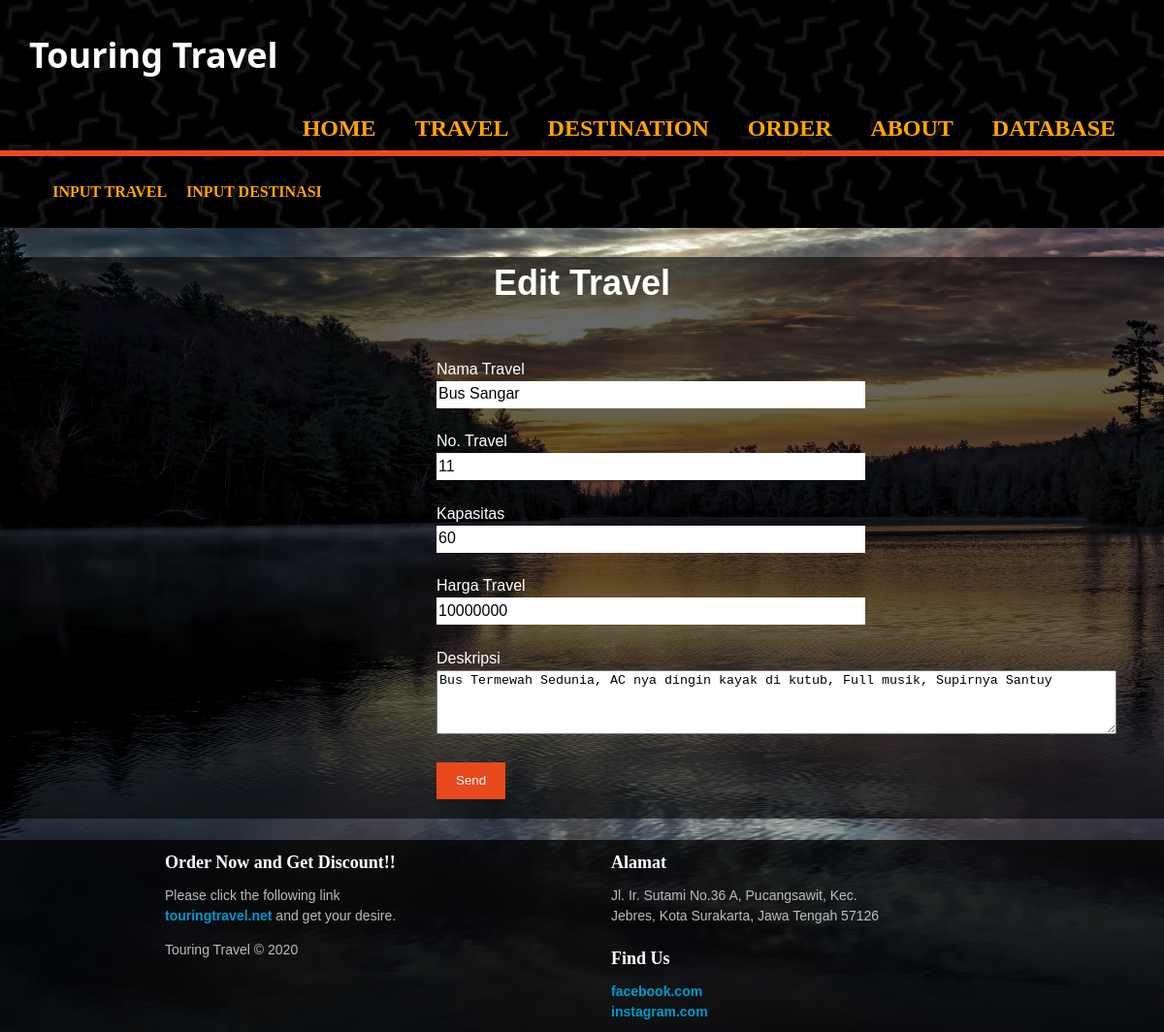
Screenshot of /edit.php?target=11 with the database file from the repository.
### tables this page shows
CREATE TABLE `daftar_travel` (
  `nama_travel` varchar(100) NOT NULL,
  `no_travel` varchar(8) NOT NULL,
  `kapasitas` varchar(100) NOT NULL,
  `harga_travel` varchar(100) NOT NULL,
  `gambar` varchar(100) NOT NULL,
  `deskripsi` varchar(10000) NOT NULL
);

### edit.php (the view, shortened to what this page needs)
<?php
        $target=$_GET['target'];
        require('database.php');
        $queryselect = "SELECT * FROM daftar_travel WHERE no_travel='$target'";
        $hasilselect = mysqli_query($conn,$queryselect);
        $row = mysqli_fetch_array($hasilselect);
    ?>
<!DOCTYPE html>
<html lang="en">
<head>
    <link rel="stylesheet" href="style.css">
</head>
<body>
    <header>
        <div class="container">
            <div id="branding">
                <h1>Touring Travel</h1>
            </div>
            <nav>
                <ul>
                    <li><a href="index.php">Home</a></li>
                    <li><a href="travel.php">Travel</a></li>
                    <li><a href="destination.php">Destination</a></li>
                    <li><a href="order.php">Order</a></li>
                    <li><a href="about.php">About</a></li>
                    <li><a href="hasil.php">Database</a></li>
                </ul>
            </nav>
        </div>
    </header>
    <section id="newsletter">
		<div class="container">
            <div class="database">
                <li><a href="#">Input Travel</a></li>
                <li><a href="daftar2.php">Input Destinasi</a></li>
            </div>
		</div>
    </section>
    <div id="wrapper">
    <section id="boxes" class="order">
            <h1 align="center">Edit Travel</h1>
			<form class="order"  action="cetakedit.php" method="post">
				<div>
				    <label class="label">Nama Travel</label><br>
					<input type="text" placeholder="Nama Travel" name="nama_travel" value="<?= $row['nama_travel']?>" required>
				</div><br>
				<div>
					<label class="label">No. Travel</label><br>
					<input type="number" placeholder="No. Travel" name="no_travel" value="<?= $row['no_travel']?>" required>
				</div><br>
				<div>
					<label class="label">Kapasitas</label><br>
					<input type="number" name="kapasitas" value="<?= $row['kapasitas']?>" required>
                </div><br>
                <div>
					<label class="label">Harga Travel</label><br>
					<input type="number" name="harga_travel" value="<?= $row['harga_travel']?>" required>
                </div><br>
                <div>
					<label class="label">Deskripsi</label><br>
					<textarea name="deskripsi" id="" cols="85" rows="4"  required><?= $row['deskripsi']?></textarea>
                </div><br>
                <button class="button_1" type="gass1">Send</button>
            </form>
        </section>
    <br>
    <footer>
		<div id="column">
			<h2>Order Now and Get Discount!!</h2>
			Please click the following link <a href="#">touringtravel.net</a> and get your desire.<br />
			<p>Touring Travel &copy; 2020</p>
		</div>
		<div id="column">
			<h2>Alamat</h2>
			Jl. Ir. Sutami No.36 A, Pucangsawit, Kec. Jebres, Kota Surakarta, Jawa Tengah 57126
		</div>
		<div id="column">
			<h2>Find Us</h2>
            <a href="#">facebook.com</a><br>
            <a href="#">instagram.com</a>
		</div>
	</footer>
</body>
</html>

### style.css (style rules this page uses)
body { font: 15px/1.5 Arial, Helvetica, sans-serif; padding: 0; margin: 0; background-image: url("img/bg2.jpg"); background-size: auto; background-attachment: fixed; background-repeat: no-repeat; overflow-x: hidden; }
.container { width: 95%; margin: auto; overflow: hidden; }
header { background-image: url("img/head.png"); background-size: cover; background-position: center; color: #ffffff; padding-top: 30px; min-height: 70px; border-bottom: #e8491d 3px solid; }
header a { font-family: Shlop; color: orange; text-decoration: none; text-transform: uppercase; font-size: 24px; font-weight: bold; margin-bottom: 2px; }
header li { float: left; display: inline; padding: 5px 20px 5px 20px; }
header #branding { float:left; }
header #branding h1 { margin: 0; }
header nav { float:right; margin-top: 10px; }
header h1 { font-family: 'Segoe UI', Tahoma, Geneva, Verdana, sans-serif; font-size: 36px; color:white; font-weight: bold; }
#newsletter { font-family: Pieces; padding: 15px; color: White; background-image: url("img/head.png"); background-size: cover; background-position: center; border-top: #e8491d 3px solid; }
.button_1 { height: 38px; background: #e8491d; border: 0; padding-left: 20px; padding-right: 20px; color: #ffffff; }
#boxes { margin-top:20px; background-color: rgba(0, 0, 0, 0.6); color: white; }
footer #column { width: 300px; padding: 10px; margin-left: 140px; }
footer { float: left; background:#000000c2; width:100%; color:#BBBBBB; }
footer #column { width:280px; padding-left: 30px; float:left; font-size: 14px; }
footer #column h2 { margin:0px; margin-bottom: 10px; font-family: Cuprum; font-size: 18px; color: #FFFFFF; font-weight: bold; }
footer #column a { font-weight:bold; color:#0099CC; text-decoration: none; }
#boxes .order { padding: 20px; margin-left: 430px; }
.order h1 { font-size: 36px; }
.order .label { font-size: 16px; }
.order input[type="text"], input[type="number"], input[type="password"] { border: none; border-bottom: 1px solid #fff; width: 60%; height: 25px; font-size: 16px; }
.database li { display: inline-block; float: left; padding: 10px; }
.database a { font-family: Shlop; color: orange; text-decoration: none; text-transform: uppercase; font-size: 16px; font-weight: bold; margin-bottom: 2px; }

### rows the page displays
daftar_travel: nama_travel "Bus Sangar", no_travel "11", kapasitas "60", harga_travel "10000000", deskripsi "Bus Termewah Sedunia, AC nya dingin kayak di kutub, Full musik, Supirnya Santuy"
